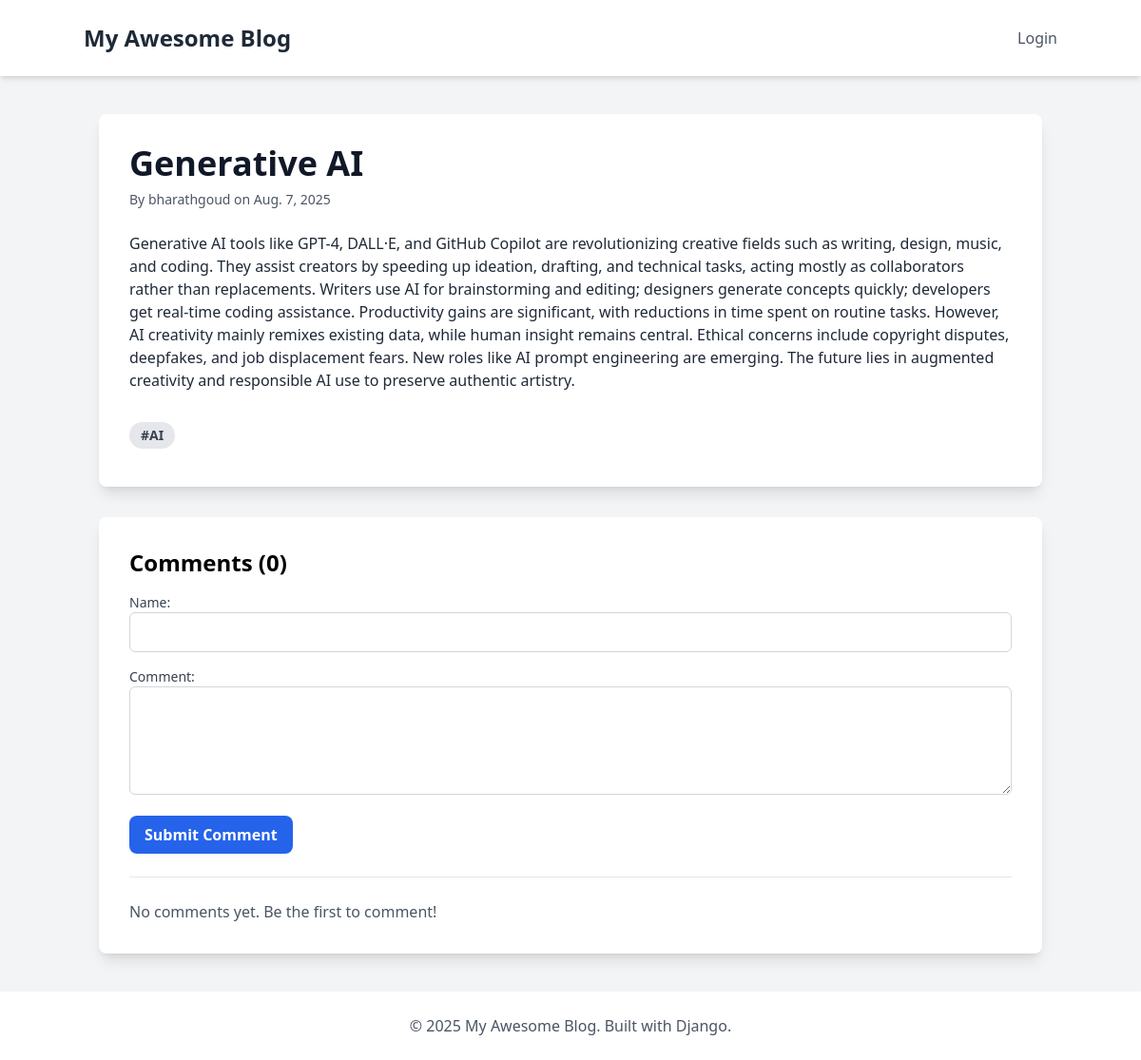
Screenshot of /post/9/ with the database file from the repository.
### blog/models.py (models this page shows, shortened)
class Post(models.Model):
    title = models.CharField(max_length=255)
    content = models.TextField()
    author = models.ForeignKey(User, on_delete=models.CASCADE)
    created_on = models.DateTimeField(auto_now_add=True)
    last_modified = models.DateTimeField(auto_now=True)
    categories = models.ManyToManyField(Category, related_name='posts')

class Category(models.Model):
    name = models.CharField(max_length=100)

### blog/views.py (the view)
# urls.py: path('post/<int:pk>/', views.post_detail, name='post_detail'),
def post_detail(request, pk):
    post = get_object_or_404(Post, pk=pk)
    comments = post.comments.all().order_by('-created_on')
    if request.method == 'POST':
        comment_form = CommentForm(request.POST)
        if comment_form.is_valid():
            new_comment = comment_form.save(commit=False)
            new_comment.post = post
            new_comment.save()
            return redirect('post_detail', pk=post.pk)
    else:
        comment_form = CommentForm()
    context = {'post': post, 'comments': comments, 'comment_form': comment_form}
    return render(request, 'blog/post_detail.html', context)

### blog/forms.py
class CommentForm(forms.ModelForm):
    class Meta:
        model = Comment
        fields = ['author', 'body']
        widgets = {
            'author': forms.TextInput(attrs={'class': 'w-full p-2 border border-gray-300 rounded-md'}),
            'body': forms.Textarea(attrs={'class': 'w-full p-2 border border-gray-300 rounded-md', 'rows': 4}),
        }

### blog/templates/blog/post_detail.html (shortened to what this page needs)
{% extends "blog/base.html" %}
{% block content %}
<div class="bg-white p-8 rounded-lg shadow-lg">
    <div class="flex justify-between items-start">
        <div>
            <h1 class="text-4xl font-bold mb-2 text-gray-900">{{ post.title }}</h1>
            <p class="text-gray-600 text-sm mb-6">
                By {{ post.author.username }} on {{ post.created_on.date }}
            </p>
        </div>
    </div>
    <div class="prose max-w-none text-gray-800 mb-8">
        {{ post.content|linebreaks }}
    </div>
     <div>
        {% for category in post.categories.all %}
            <a href="{% url 'posts_by_category' category.name %}" class="inline-block bg-gray-200 rounded-full px-3 py-1 text-sm font-semibold text-gray-700 mr-2 mb-2 hover:bg-gray-300">#{{ category.name }}</a>
        {% endfor %}
    </div>
</div>
<div class="bg-white p-8 rounded-lg shadow-lg mt-8">
    <h3 class="text-2xl font-bold mb-4">Comments ({{ comments.count }})</h3>
    <form method="post" class="space-y-4">
        <div>
            <label for="{{ comment_form.author.id_for_label }}" class="block text-sm font-medium text-gray-700">Name:</label>
            {{ comment_form.author }}
        </div>
        <div>
            <label for="{{ comment_form.body.id_for_label }}" class="block text-sm font-medium text-gray-700">Comment:</label>
            {{ comment_form.body }}
        </div>
        <button type="submit" class="bg-blue-600 text-white font-bold py-2 px-4 rounded-lg hover:bg-blue-700 transition-colors">
            Submit Comment
        </button>
    </form>
    <hr class="my-6">
    <div class="space-y-4">
        {% for comment in comments %}
        <div class="bg-gray-50 p-4 rounded-lg border border-gray-200">
            <p class="font-semibold text-gray-800">{{ comment.author }} <span class="text-gray-500 text-sm font-normal">- {{ comment.created_on.date }}</span></p>
            <p class="text-gray-700 mt-1">{{ comment.body|linebreaks }}</p>
        </div>
        {% empty %}
        <p class="text-gray-600">No comments yet. Be the first to comment!</p>
        {% endfor %}
    </div>
</div>
{% endblock content %}

### rows the page displays
Post: title "Generative AI", author.username "bharathgoud", created_on "Aug. 7, 2025", content "Generative AI tools like GPT-4, DALL·E, and GitHub Copilot are revolutionizing creative fields such as writing, design, music, and coding. They assist creators by speeding up ideation, drafting, and technical tasks, acting mostly as collaborators rather than replacements. Writers use AI for brainstorming and editing; designers generate concepts quickly; developers get real-time coding assistance. Productivity gains are significant, with reductions in time spent on routine tasks. However, AI creativity mainly remixes existing data, while human insight remains central. Ethical concerns include copyright disputes, deepfakes, and job displacement fears. New roles like AI prompt engineering are…"
Category: name "AI"

### other values shown
{{ comments.count }} "0"
